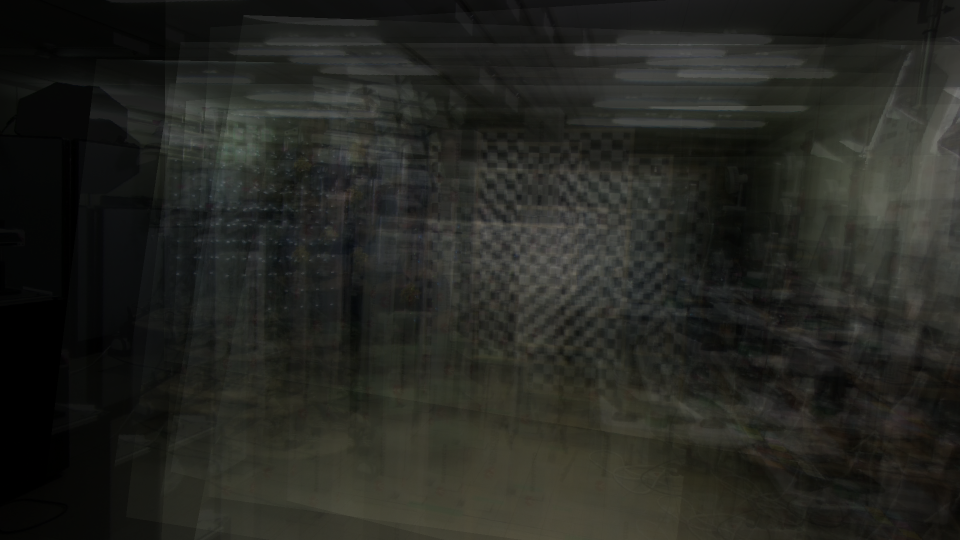
#> input picture NonVideo3_tiny/000/focal/000.png, 1920 x 1080 px, found by its file name (shown at 1/2 size); its folder holds only this picture in this run
$ python niqe.py   (older library calls are emulated)
#> lines starting #> are read from the running program, lines starting #| are printed output that depends on the picture
import numpy as np
import scipy.misc
import scipy.io
from os.path import dirname
from os.path import join
import scipy
from PIL import Image
import scipy.ndimage
import scipy.special
import math
import matplotlib.pyplot as plt

gamma_range = np.arange(0.2, 10, 0.001)
a = scipy.special.gamma(2.0/gamma_range)
a *= a
b = scipy.special.gamma(1.0/gamma_range)
c = scipy.special.gamma(3.0/gamma_range)
prec_gammas = a/(b*c)

# [110 lines left out: functions aggd_features, ggd_features, paired_product, gen_gauss_window, compute_image_mscn_transform, _niqe_extract_subband_feats, not called in this run]

def get_patches_train_features(img, patch_size, stride=8):
    return _get_patches_generic(img, patch_size, 1, stride)

def get_patches_test_features(img, patch_size, stride=8):
    return _get_patches_generic(img, patch_size, 0, stride)

# [52 lines left out: functions extract_on_patches, _get_patches_generic, not called in this run]

def niqe(inputImgData):

    patch_size = 96
    module_path = dirname(__file__)

    # TODO: memoize
    params = scipy.io.loadmat(join(module_path, 'niqe_param', 'niqe_image_params (1).mat'))
    pop_mu = np.ravel(params["pop_mu"])
    pop_cov = params["pop_cov"]


    M, N = inputImgData.shape

    # assert C == 1, "niqe called with videos containing %d channels. Please supply only the luminance channel" % (C,)
    assert M > (patch_size*2+1), "niqe called with small frame size, requires > 192x192 resolution video using current training parameters"
    assert N > (patch_size*2+1), "niqe called with small frame size, requires > 192x192 resolution video using current training parameters"


    feats = get_patches_test_features(inputImgData, patch_size)
    sample_mu = np.mean(feats, axis=0)
    sample_cov = np.cov(feats.T)

    X = sample_mu - pop_mu
    covmat = ((pop_cov+sample_cov)/2.0)
    pinvmat = scipy.linalg.pinv(covmat)
    niqe_score = np.sqrt(np.dot(np.dot(X, pinvmat), X))

    return niqe_score

# [63 lines left out: functions sharpness1, sharpness2, sharpness_index, not called in this run]


if __name__ == "__main__":
    sh1 = []
    sh2 = []
    q = []
    for i in range(100):
        # path = "D:/dataset/NonVideo3/077/focal/{0:0=3d}.png".format(i)  # 077 - center(828, 384)
        # path = "D:/dataset/NonVideo3/100/focal/{0:0=3d}.png".format(i)  # 077 - center(828, 384)
        path = f"D:/dataset/NonVideo3/100/focal/{i:0=3d}.png"
        center = (915, 385)
        # img = np.array(Image.open(path).convert('LA'))[:, :, 0]
        img = Image.open(path)
#> img is the input picture: PIL image 1920x1080 RGB; mean R, G, B 36.6, 37.5, 32.8

        img = np.array(Image.open(path).convert('LA'))[center[1]-128:center[1]+129, center[0]-128:center[0]+129, 0]
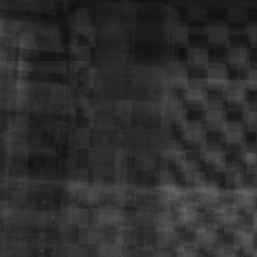
#> img: shape (257, 257); min 16, max 101, mean 46.3
#> (the run stopped early here; a loop or call above may not have finished)
